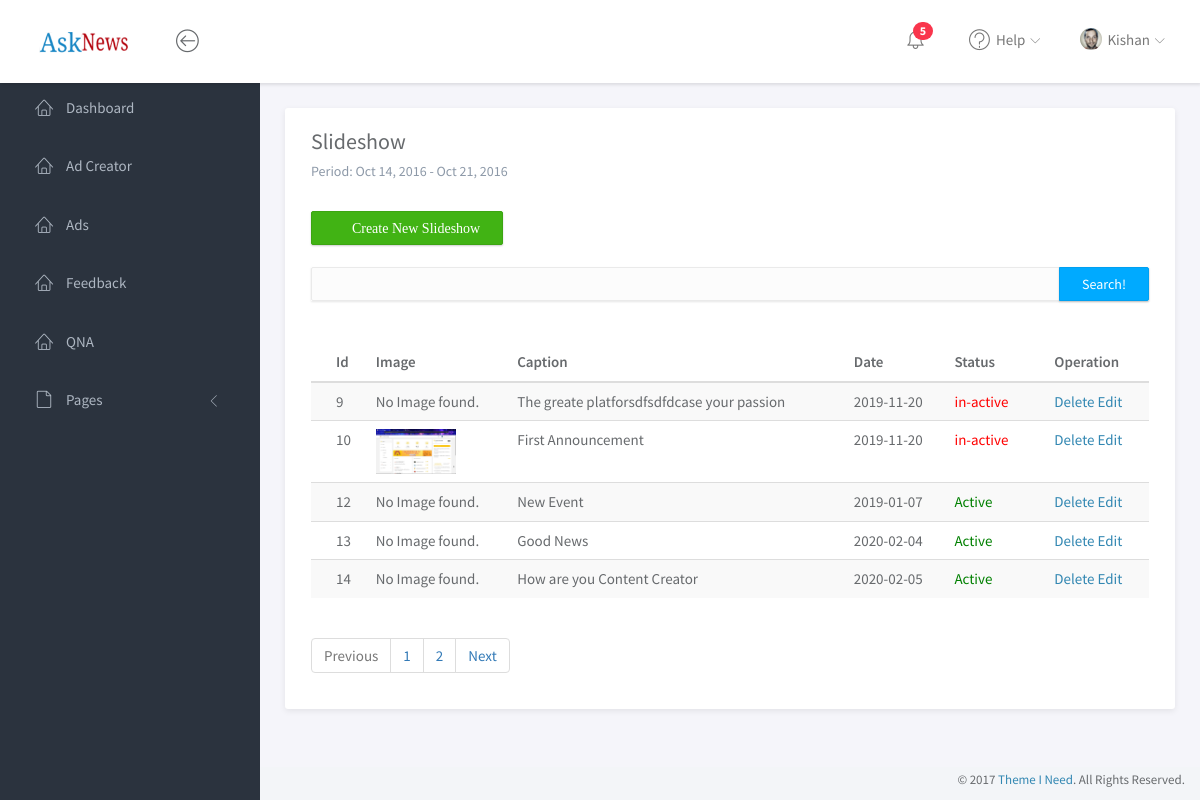
Page /Sub_Admin/slideshow.php (signed in) on the committed database.
### tables this page shows
CREATE TABLE `tbl_module_user` (
  `id` int(5) NOT NULL,
  `user_name` varchar(30) NOT NULL,
  `image` varchar(30) NOT NULL,
  `first_name` varchar(30) NOT NULL,
  `last_name` varchar(30) NOT NULL,
  `email` varchar(50) NOT NULL,
  `password` text NOT NULL,
  `date` timestamp NOT NULL DEFAULT CURRENT_TIMESTAMP ON UPDATE CURRENT_TIMESTAMP,
  `status` tinyint(1) NOT NULL DEFAULT '1',
  `role` tinyint(1) NOT NULL DEFAULT '1'
);

CREATE TABLE `tbl_slideshow` (
  `id` int(5) NOT NULL,
  `image` varchar(100) NOT NULL,
  `caption` varchar(255) NOT NULL,
  `orderby` int(3) NOT NULL,
  `c_date` date NOT NULL,
  `date` timestamp NOT NULL DEFAULT CURRENT_TIMESTAMP ON UPDATE CURRENT_TIMESTAMP,
  `status` tinyint(1) NOT NULL DEFAULT '1'
);

### Sub_Admin/engine/engine.php (called while the page is built, shortened)
<?php
@$page=$_GET["page"];
  if($page=="" || $page==1)
  {
      @$page1=0;
  }
  else
  {
      @$page1=($page*5)-5;
  }
  if($type=="news"){
    $select="SELECT * FROM `tbl_$type` limit $page1,5";
  }else{
  $select="SELECT * FROM `tbl_$type` limit $page1,5";
  }
$sql1=mysqli_query($con,"select * from tbl_$type");
@$total_rec=mysqli_num_rows($sql1);
$total_pages=ceil($total_rec/5);
  $sql="SELECT * FROM `tbl_module_user` WHERE `user_name`='$ses' ";
  $qry=mysqli_query($con,$sql);
  $data=mysqli_fetch_array($qry);
if(isset($_POST["m_'.$type.'"])){
  $sql=$select;
}else{
  $sql=$select;
}
if(isset($_POST['search'])){
	if($_POST['keyword']==NULL){
    $error="Please Enter Hint Like ID or Title or caption to search ";
    $sql=$select;
  }
else{
  $searchkey = $_POST['keyword'];
  if($type=="picture" || $type=="slideshow"){
    $sql="select * from tbl_$type where caption like '%$searchkey%' or id like '%$searchkey%' and deletion='1'";
    }
    if($type=="gallery" || $type=="categories"){
      $sql="select * from tbl_$type where title like '%$searchkey%' or id like '%$searchkey%' and deletion='1'";
      }
      if($type=="qna"){
        $sql="select * from tbl_$type where question like '%$searchkey%' or id like '%$searchkey%' and deletion='1'";
        }
        if($type=="feedbcak"){
          $sql="select * from tbl_$type where subject like '%$searchkey%' or message like '%$searchkey%' or id like '%$searchkey%' and deletion='1'";
          }
}
}else{
  $sql=$select;
  }
  $query=mysqli_query($con,$sql);
?>

### Sub_Admin/Manager/slideshow/tbl.php (the view, shortened to what this page needs)
<form action="<?php echo $_SERVER['PHP_SELF'];?>" method="post">
<button type="submit" class="btn btn-success" name="create"><i class="fa fa-plus-square">&nbsp; Create New <?php echo ucfirst($type);?></i></button>
           <br><br>             <div class="input-group">
							<input class="form-control" type="text" name="keyword">
							<span class="input-group-btn"><button class="btn btn-primary" type="submit" name="search">Search!</button></span>
						</div>
				<br><br>
                		<table class="table table-striped">
										<thead>
											<tr>
											<th>Id</th>
											<th>Image</th>
											<th>Caption</th>
											<th>Date</th>
											<th>Status</th>
											<th>Operation</th>
											</tr>
										</thead>
										<tbody>
										<?php
	  while($row=mysqli_fetch_array($query)):
	  ?>
											<tr>
											<td><?php echo $row['id']; ?></td>
											<td><?php
        if(file_exists($imgPath."/".$row['image']) && !empty($row['image'])){
		?>
        <img src="<?php echo $imgPath."/".$row['image']; ?>" width="80"/>
        <?php
		}else echo "No Image found.";
		?></td><td><?php echo $row['caption']; ?></td>
											<td><?php echo $row['c_date']; ?></td>
											<td>
		<a href="?status=<?php echo $row['id']; ?>" style="color:<?php echo $row['status']?'green':'red'; ?>" onclick="return confirm('Are you sure to change the status of item?')">
		<?php echo $row['status']?'Active':'in-active'; ?></td>
        <td><a href="?del=<?php echo $row['id']; ?>" class="ico del" onclick="return confirm('Are you sure to delete this item?')">Delete</a>
        <a href="?edit=<?php echo $row['id']; ?>" class="ico edit">Edit</a></td>
											</tr>
											<?php
											endwhile;
											?>
										</tbody>
									</table>
                                    <div class="dataTables_paginate paging_simple_numbers" id="DataTables_Table_0_paginate">
                                    <ul class="pagination">
                                    <li class="paginate_button previous <?php if($page<$total_pages){ echo "disabled";} ?>" id="DataTables_Table_0_previous">
                                    <a href="?page=1" aria-controls="DataTables_Table_0" data-dt-idx="0" tabindex="0">Previous</a></li>
                                    <?php
                                    for($i=1;$i<=$total_pages;$i++)
                                    {
                                        ?>
                                        <li class="paginate_button <?php echo ($i==$_GET['page'])?'active':'';?>"><a href="?page=<?php echo $i;?>" aria-controls="DataTables_Table_0" data-dt-idx="1" tabindex="0"><?php echo $i;?></a></li>
                                    <?php }
                                    ?>
                                    <li class="paginate_button previous <?php if($page>=$total_pages){ echo "disabled";} ?>" id="DataTables_Table_0_previous">
                                    <a href="?page=<?php echo $total_pages;?>" aria-controls="DataTables_Table_0" data-dt-idx="0" tabindex="0">Next</a></li>
                                    </ul>
                                </div>
						</form>

### Sub_Admin/Includes/header.php (shortened to what this page needs)
<?php
include "../Super_Admin/includes/dbconfig.php";
$ses="";
	if(isset($_SESSION['newAdSub-AdminLogin'])||isset($_SESSION['newNewsSub-AdminLogin'])){
	if(isset($_SESSION['newAdSub-AdminLogin'])){
		$ses=$_SESSION['newAdSub-AdminLogin'];
	}else{
		$ses=$_SESSION['newNewsSub-AdminLogin'];
	}
    }
    else{
        header ("location: login.php");
    }
	include "engine/engine.php";
?>
<!doctype html>
<html lang="en">
<head>
	<link rel="stylesheet" href="assets/vendor/bootstrap/css/bootstrap.min.css">
	<link rel="stylesheet" href="assets/vendor/font-awesome/css/font-awesome.min.css">
	<link rel="stylesheet" href="assets/vendor/linearicons/style.css">
	<link rel="stylesheet" href="assets/vendor/toastr/toastr.min.css">
	<link rel="stylesheet" href="assets/css/main.css">
	<link rel="stylesheet" href="assets/css/demo.css">
</head>
<body>
	<div id="wrapper">
		<nav class="navbar navbar-default navbar-fixed-top">
			<div class="brand" >
				<a href="index.html"><img src="assets/img/logo-dark.png" style="height:21px;width:90px;"  ></a>
			</div>
			<div class="container-fluid">
				<div class="navbar-btn">
					<button type="button" class="btn-toggle-fullwidth"><i class="lnr lnr-arrow-left-circle"></i></button>
				</div>
				<div id="navbar-menu">
					<ul class="nav navbar-nav navbar-right">
						<li class="dropdown">
							<a href="#" class="dropdown-toggle icon-menu" data-toggle="dropdown">
								<i class="lnr lnr-alarm"></i>
								<span class="badge bg-danger">5</span>
							</a>
						</li>
						<li class="dropdown">
							<a href="#" class="dropdown-toggle" data-toggle="dropdown"><i class="lnr lnr-question-circle"></i> <span>Help</span> <i class="icon-submenu lnr lnr-chevron-down"></i></a>
						</li>
						<li class="dropdown">
							<a href="#" class="dropdown-toggle" data-toggle="dropdown"><img src="assets/img/user.png" class="img-circle" alt="Avatar"> <span><?php echo $data['user_name'];?></span> <i class="icon-submenu lnr lnr-chevron-down"></i></a>
						</li>
					</ul>
				</div>
			</div>
		</nav>
		<div id="sidebar-nav" class="sidebar">
			<div class="sidebar-scroll">
				<nav>
					<ul class="nav">
					<li><a href="index.php" <?php echo $type == "index"?'class="active"':'';?>><i class="lnr lnr-home"></i> <span>Dashboard</span></a></li>
					<?php
					if($_SESSION['role']==0){
					?>
					<li><a href="content_creator.php" <?php echo $type == "content_creator"?'class="active"':'';?>><i class="lnr lnr-home"></i> <span>Content Creator</span></a></li>
					<li><a href="news.php" <?php echo $type == "news"?'class="active"':'';?>><i class="lnr lnr-home"></i> <span> News</span></a></li>
					<?php
					}else{
					?>
					<li><a href="ad_creator.php" <?php echo $type == "ad_creator"?'class="active"':'';?>><i class="lnr lnr-home"></i> <span>Ad Creator</span></a></li>
					<li><a href="ads.php" <?php echo $type == "ads"?'class="active"':'';?>><i class="lnr lnr-home"></i> <span>Ads</span></a></li>
					<li><a href="feedback.php" <?php echo $type == "feedback"?'class="active"':'';?>><i class="lnr lnr-home"></i> <span>Feedback</span></a></li>
					<li><a href="qna.php" <?php echo $type == "qna"?'class="active"':'';?>><i class="lnr lnr-home"></i> <span>QNA</span></a></li>
					<?php
					}
					?>
                        <li>
							<a href="#subPages" data-toggle="collapse" class="collapsed"><i class="lnr lnr-file-empty"></i> <span>Pages</span> <i class="icon-submenu lnr lnr-chevron-left"></i></a>
						</li>
					</ul>
				</nav>
			</div>
		</div>

### rows in the picture
tbl_module_user: user_name "Kishan"
tbl_slideshow: id "9", image "No Image found.", caption "The greate platforsdfsdfdcase your passion", c_date "2019-11-20", status "in-active"
tbl_slideshow: id "10", image (picture), caption "First Announcement", c_date "2019-11-20", status "in-active"
tbl_slideshow: id "12", image "No Image found.", caption "New Event", c_date "2019-01-07", status "Active"
tbl_slideshow: id "13", image "No Image found.", caption "Good News", c_date "2020-02-04", status "Active"
tbl_slideshow: id "14", image "No Image found.", caption "How are you Content Creator", c_date "2020-02-05", status "Active"

### other values in the picture
$type "Slideshow"
